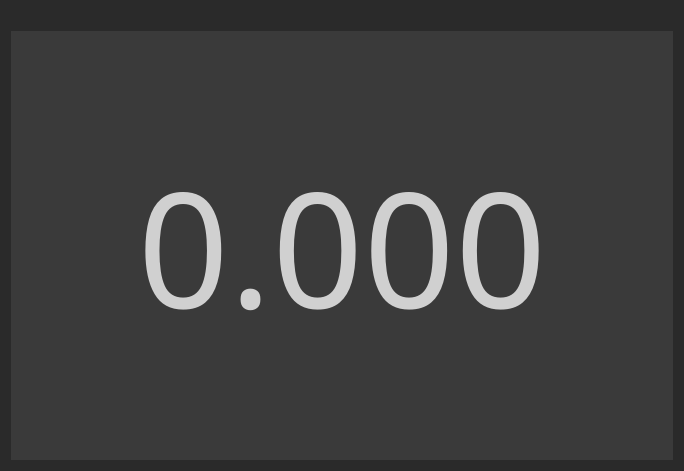
<?xml version="1.0" encoding="UTF-8"?>
<ui version="4.0">
 <class>TimerWidget</class>
 <widget class="QWidget" name="TimerWidget">
  <property name="geometry">
   <rect>
    <x>0</x>
    <y>0</y>
    <width>684</width>
    <height>471</height>
   </rect>
  </property>
  <property name="minimumSize">
   <size>
    <width>100</width>
    <height>100</height>
   </size>
  </property>
  <property name="windowTitle">
   <string>Form</string>
  </property>
  <property name="autoFillBackground">
   <bool>false</bool>
  </property>
  <property name="styleSheet">
   <string notr="true">background: rgb(42, 42, 42);</string>
  </property>
  <layout class="QGridLayout" name="gridLayout">
   <item row="1" column="1">
    <widget class="QLabel" name="Timer">
     <property name="font">
      <font>
       <family>LCD</family>
       <pointsize>120</pointsize>
       <italic>false</italic>
       <bold>false</bold>
      </font>
     </property>
     <property name="autoFillBackground">
      <bool>false</bool>
     </property>
     <property name="styleSheet">
      <string notr="true">font: 120pt &quot;LCD&quot;;
color: rgb(208, 208, 208);
background-color: rgb(58, 58, 58);
padding: 50%;</string>
     </property>
     <property name="text">
      <string>0.000</string>
     </property>
     <property name="scaledContents">
      <bool>false</bool>
     </property>
     <property name="alignment">
      <set>Qt::AlignCenter</set>
     </property>
    </widget>
   </item>
   <item row="0" column="1">
    <spacer name="horizontalSpacer">
     <property name="orientation">
      <enum>Qt::Horizontal</enum>
     </property>
     <property name="sizeType">
      <enum>QSizePolicy::Minimum</enum>
     </property>
     <property name="sizeHint" stdset="0">
      <size>
       <width>920</width>
       <height>20</height>
      </size>
     </property>
    </spacer>
   </item>
  </layout>
 </widget>
 <resources/>
 <connections/>
</ui>
